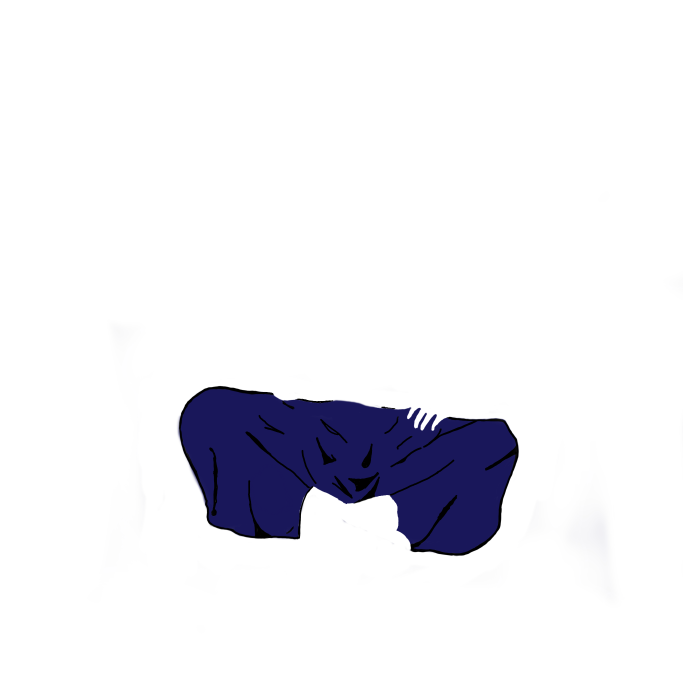
#> input picture local/cossack_mamai/pants/pants_2.png, 2048 x 2048 px, found by its file name (shown at 1/3 size)
$ python composer.py
#> lines starting #> are read from the running program, lines starting #| are printed output that depends on the picture; pictures that were not available may be replaced by others from this repository, and a replacement may not be noted
import json
from pprint import pprint
from config import IMAGES_BASE_URL, PROJECT_NAME, folder_n
import random
from background import generate_background
from PIL import Image
import os
from collections import Counter, defaultdict
from meta import Meta
import time
from traits import config


class ImageComposer:
    def __init__(self, config):
        self.config = config
        self.all_images = {}
        if not os.path.isdir('./metadata'):
            os.mkdir('./metadata')
        if not os.path.isdir('./images'):
            os.mkdir('./images/')

    def get_all_images(self):
        return self.all_images

    # [4 lines left out: function store_metadata, not called in this run]

    @staticmethod
    def arbitrary_choices(seq, weights):
        """
        :param seq: passing a sequence that wo
        :param weights: weights for each element
        :return: returns an arbitrary number of elements from a sequence based on the passed weights
        """
        if len(seq) != len(weights):
            raise TypeError('arbitrary_choices() takes arguments of the same length')
        else:
            rand_num = lambda: random.random()
            return [item[0] for item in zip(seq, weights) if rand_num() < item[1]]

    def selecting_layer_img(self):
        """
        :return: returns a list with number ids of chosen layers for current image based on rarity of the layers
        """
        weights = [dic['rarity'] for dic in self.config if dic['rarity'] != 1]
        req_layers = [dic['id'] for dic in self.config if dic['rarity'] == 1]
        optional_layers = [dic['id'] for dic in self.config if dic['rarity'] != 1]
        chosen_opt_layers = self.arbitrary_choices(optional_layers, weights)
        return sorted(chosen_opt_layers + req_layers)

    def selecting_images(self):
        """
        :return: returns a unique dictionary with assigned img for each layer
        """
        new_img = {}
        for layer in self.config:
            if layer['id'] in self.selecting_layer_img():
                attrs_name = [attribute['file'] for attribute in layer['attributes']]
                attrs_weight = [attribute['rarity'] for attribute in layer['attributes']]
                new_img[layer['folder']] = random.choices(attrs_name, attrs_weight)[0]

        if new_img in self.all_images.values():
            return self.selecting_images()
        else:
            token_id = len(self.all_images)
            self.all_images[token_id] = new_img
            # token = {
            #     'image': IMAGES_BASE_URL + str(token_id) + '.png',
            #     'tokenID': token_id,
            #     'name': PROJECT_NAME + ' ' + str(token_id),
            #     'attributes': [new_img]
            # }
            #
            # token_fname = './metadata/' + str(token_id) + '.json'
            # with open(token_fname, 'w') as f:
            #     json.dump(token, f, indent=4)
            return new_img

    # [39 lines left out: functions count_rarity, compose_png, not called in this run]

    def generate_png(self):
        """
        :return: creates and saves composed random png
        """
        img_dic = self.selecting_images()
        images_list = [Image.open(f'./{folder_n}/{key}/{value}').convert('RGBA') for key, value in img_dic.items()]
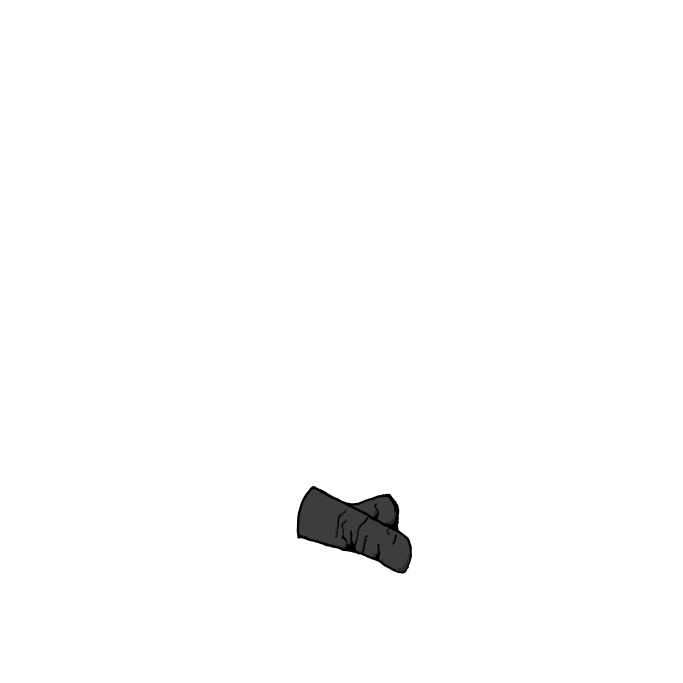
#> input picture local/cossack_mamai/boots/boots_2.png, 2048 x 2048 px, found by its file name (shown at 1/3 size)
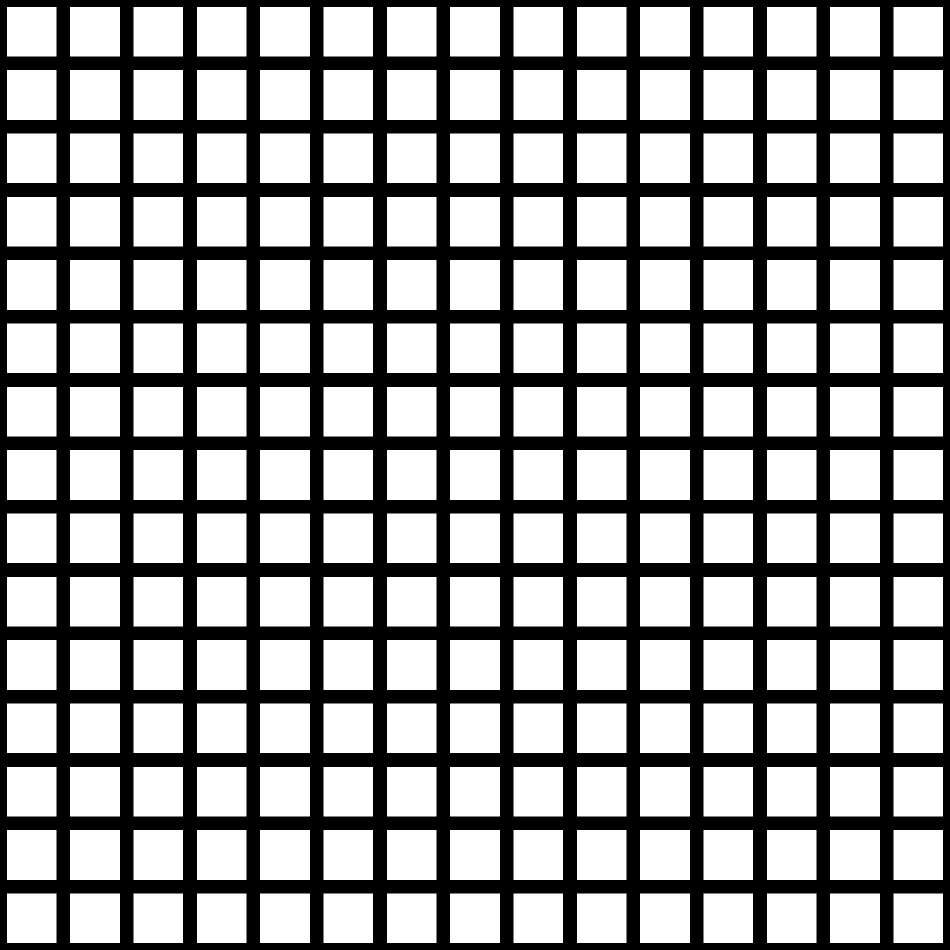
#> input picture local/tmpmxw_ryrf.jpg, 1900 x 1900 px, given in place of head_2.png, which was not available (shown at 1/2 size)
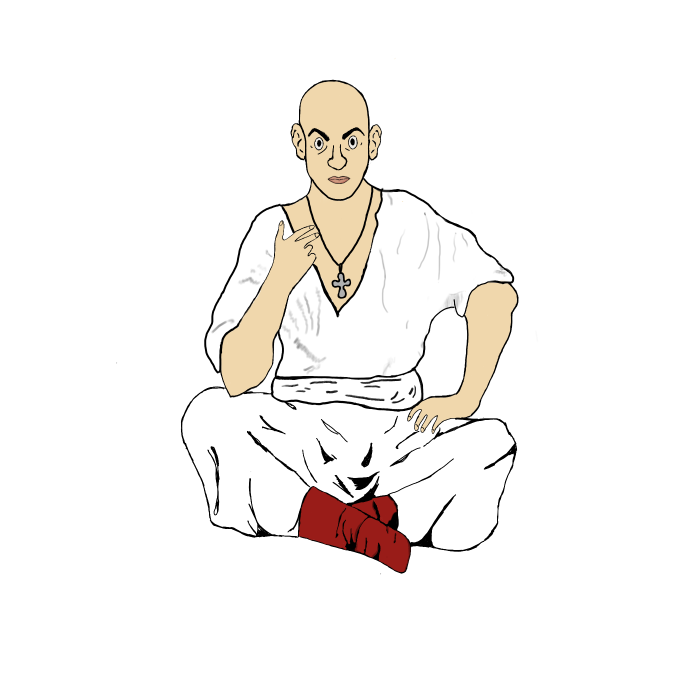
#> input picture local/cosak.png, 2048 x 2048 px, given in place of shirt_3.png, which was not available (shown at 1/3 size)
        # whites = [Image.open(f'./local/white/{n}.png').convert('RGBA') for n in ['body_1', 'scar']]
        composition = self.compose_png(*images_list)
        # composition = self.compose_png(*whites)
        # composition.show()

        file_name = str(list(self.all_images.values()).index(img_dic)) + ".png"
        composition.save("./images/" + file_name)
        self.store_metadata()


img = ImageComposer(config)
for _ in range(200):
#> (the run stopped early here; a loop or call above may not have finished)
